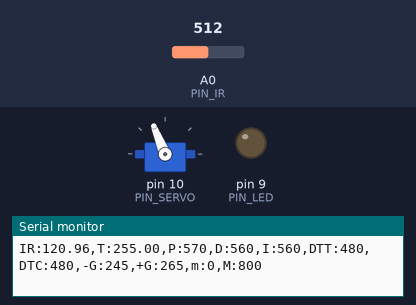
A sketch run on a simulated Arduino Uno, built with avr-gcc and run on an emulated ATmega328P. Shown: servo, output pins drawn as LEDs (lit = HIGH), the last lines printed to the serial monitor. The inputs (shaded band) are chosen by the test bench; at power-on: A0 (PIN_IR) = 512.

Above: at 1.2 s.
1.3 s: A0 (PIN_IR) set to 400
4.3 s: A0 (PIN_IR) set to 122
At 4.9 s:
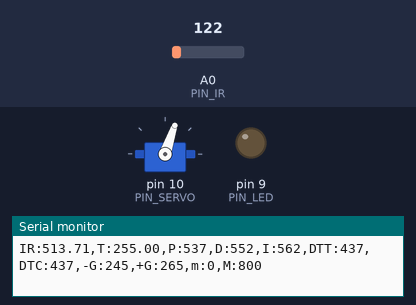
5.8 s: A0 (PIN_IR) set to 260
At 7.2 s:
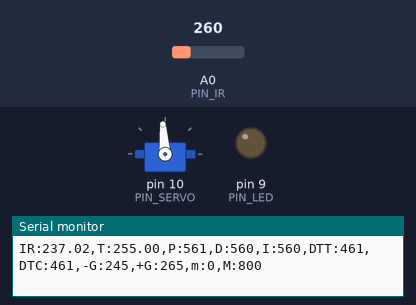
8.8 s: A0 (PIN_IR) set to 420
Timing chart, 0 to 12.6 s (numbered marks = the images above; inputs shaded):
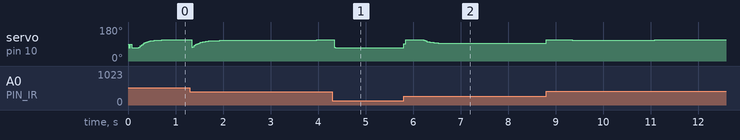

Measured:
- after the input at 4.3 s, servo on pin 10 (PIN_SERVO): 112° → 71° at once
- after the input at 5.8 s, servo on pin 10 (PIN_SERVO): ramps from 112° to 91° and jumps back, once every 0.03 s

The sketch:

28P14.ino
```cpp
#include <Servo.h>

/////////////////////////////
// Configurable parameters //
/////////////////////////////

// Arduino pin assignment
#define PIN_LED 9
#define PIN_SERVO 10
#define PIN_IR A0

// Framework setting
#define _DIST_TARGET 250
#define _DIST_MIN 100
#define _DIST_MAX 410

// Distance sensor
#define _DIST_ALPHA 0.2

// Servo range
#define _DUTY_MIN 1274 //1125
#define _DUTY_NEU 1475
#define _DUTY_MAX 1700 //1825

// Servo speed control
#define _SERVO_ANGLE 25
#define _SERVO_SPEED 600

// Event periods
#define _INTERVAL_DIST 30
#define _INTERVAL_SERVO 20
#define _INTERVAL_SERIAL 100

#define DELAY 1500

// PID parameters
#define _KP 1.7 //0.65 2.0
#define _KD 70.0 //17.0 53.0
#define _KI 0.0038

#define a 70
#define b 417

//////////////////////
// global variables //
//////////////////////

// Servo instance
Servo myservo;

// Distance sensor
float dist_target=255; // location to send the ball
float dist_raw;
float dist_ema=0; //측정된 값과 ema 필터를 적용한 값
float samples_num=3;

// Event periods
unsigned long last_sampling_time_dist, last_sampling_time_servo, last_sampling_time_serial;
bool event_dist, event_servo, event_serial;

// Servo speed control
int duty_chg_per_interval;
int duty_target, duty_curr;

// PID variables
float error_curr, error_prev, control, pterm, dterm, iterm;

void setup() {
// initialize GPIO pins for LED and attach servo
myservo.attach(PIN_SERVO);

pinMode(PIN_LED,OUTPUT);

// initialize global variables
duty_curr = _DUTY_NEU;

// move servo to neutral position
myservo.writeMicroseconds(_DUTY_NEU);

// initialize serial port
Serial.begin(57600);

// convert angle speed into duty change per interval.
  duty_chg_per_interval = (_DUTY_MAX - _DUTY_MIN) * (_SERVO_SPEED / _SERVO_ANGLE ) * (_INTERVAL_SERVO / 1000.0);
}


void loop() {
/////////////////////
// Event generator //
/////////////////////

unsigned long time_curr = millis();
if(time_curr >= last_sampling_time_dist + _INTERVAL_DIST){
    last_sampling_time_dist += _INTERVAL_DIST;
    event_dist = true;
}

if(time_curr >= last_sampling_time_servo + _INTERVAL_SERVO ){
    last_sampling_time_servo += _INTERVAL_SERVO;
    event_servo = true;
}

if(time_curr >= last_sampling_time_serial + _INTERVAL_SERIAL ){
    last_sampling_time_serial += _INTERVAL_SERIAL;
    event_serial = true;
}

////////////////////
// Event handlers //
////////////////////

  // get a distance reading from the distance sensor
  if(event_dist) {
     event_dist = false;
     dist_raw = ir_distance_filtered();

  // PID control logic
    error_curr = _DIST_TARGET - dist_raw;
    pterm = _KP * error_curr;
    dterm = _KD * (error_curr - error_prev);
    iterm += _KI * error_curr;
    control = pterm + dterm + iterm;

  // duty_target = f(duty_neutral, control)
    duty_target = _DUTY_NEU + control;

  // keep duty_target value within the range of [_DUTY_MIN, _DUTY_MAX]
    if(duty_target > _DUTY_MAX){
      duty_target = _DUTY_MAX;
    }
    if(duty_target < _DUTY_MIN){
      duty_target = _DUTY_MIN;
    }

  // update error_prev
    error_prev = error_curr;
  }

  if(event_servo) {
    event_servo=false;
    // adjust duty_curr toward duty_target by duty_chg_per_interval
    if(duty_target>duty_curr) {
      duty_curr += duty_chg_per_interval;
      if(duty_curr > duty_target) duty_curr = duty_target;
    }
    else {
      duty_curr -= duty_chg_per_interval;
      if(duty_curr < duty_target) duty_curr = duty_target;
    }
    // update servo position
     myservo.writeMicroseconds(duty_curr);
  }

  if(event_serial) {
    event_serial = false;
    Serial.print("IR:");
    Serial.print(dist_raw);
    Serial.print(",T:");
    Serial.print(dist_target);
    Serial.print(",P:");
    Serial.print(map(pterm,-1000,1000,510,610));
    Serial.print(",D:");
    Serial.print(map(dterm,-1000,1000,510,610));
    Serial.print(",I:");
    Serial.print(map(iterm,-1000,1000,510,610));
    Serial.print(",DTT:");
    Serial.print(map(duty_target,1000,2000,410,510));
    Serial.print(",DTC:");
    Serial.print(map(duty_curr,1000,2000,410,510));
    Serial.println(",-G:245,+G:265,m:0,M:800");
  }
}

float ir_distance(void){ // return value unit: mm
  float val;
  float volt = float(analogRead(PIN_IR));
  val = ((6762.0/(volt-9.0))-4.0) * 10.0;
  return 300.0 / (b - a) * (val - a) + 100;
}

float noise_filtered(void){
  int currReading;
  int largestReading = 0;
  for (int i = 0; i < samples_num; i++) {
    currReading = ir_distance();
    if (currReading > largestReading) { largestReading = currReading; }
    delayMicroseconds(DELAY);
  }
  return largestReading;
}

float ir_distance_filtered(void){
  int currReading;
  int lowestReading = 1024;
  dist_raw = ir_distance();
  for (int i = 0; i < samples_num; i++) {
    currReading = noise_filtered();
    if (currReading < lowestReading) { lowestReading = currReading; }
  }
  dist_ema = _DIST_ALPHA *lowestReading + (1-_DIST_ALPHA )*dist_ema;
  return dist_ema;
}
```
